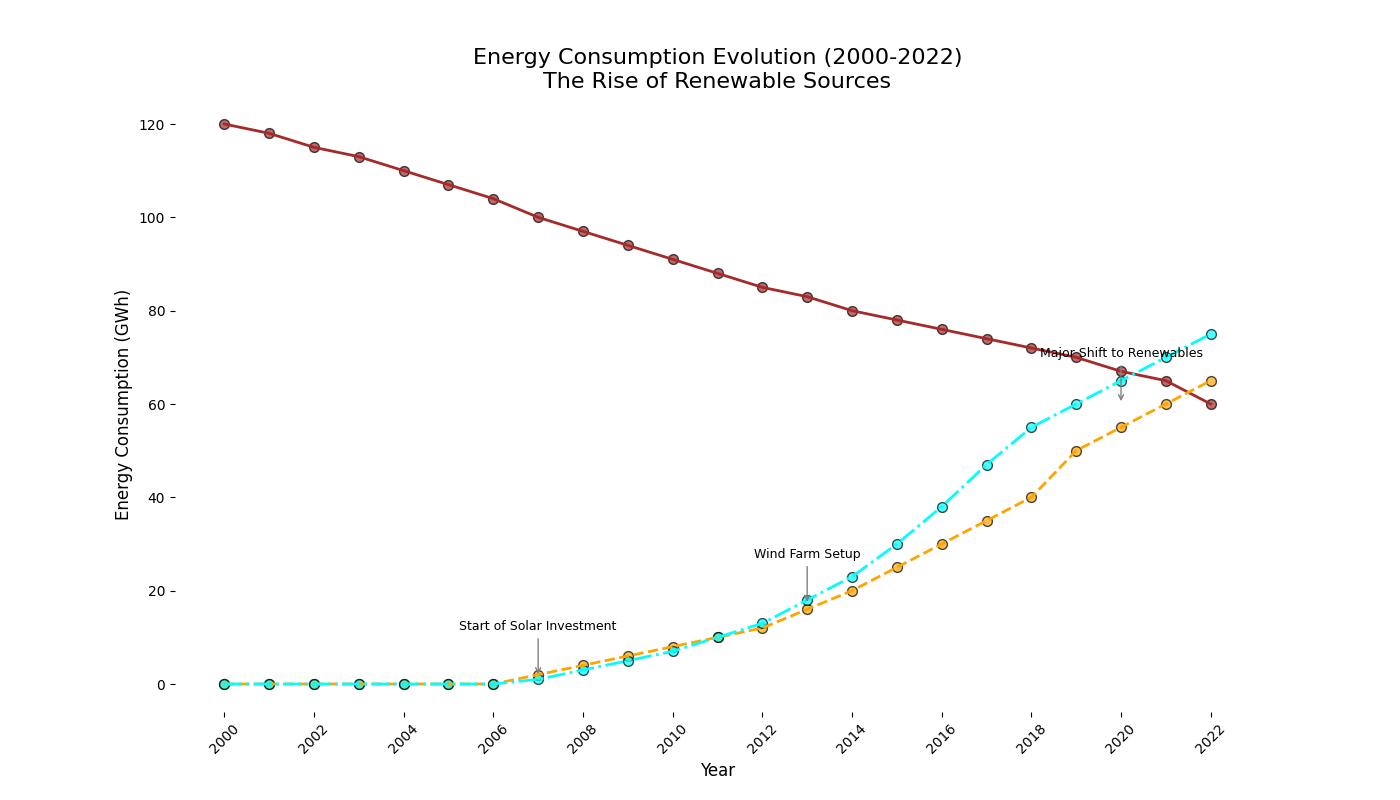

Here is the Python script that generated this plot:
import matplotlib.pyplot as plt
import numpy as np

# Define years
years = np.arange(2000, 2023)

# Energy consumption data (in GWh)
traditional_energy = np.array([120, 118, 115, 113, 110, 107, 104, 100, 97, 94, 91, 88, 85, 83, 80, 78, 76, 74, 72, 70, 67, 65, 60])
solar_energy = np.array([0, 0, 0, 0, 0, 0, 0, 2, 4, 6, 8, 10, 12, 16, 20, 25, 30, 35, 40, 50, 55, 60, 65])
wind_energy = np.array([0, 0, 0, 0, 0, 0, 0, 1, 3, 5, 7, 10, 13, 18, 23, 30, 38, 47, 55, 60, 65, 70, 75])

# Plot setup
plt.figure(figsize=(14, 8))

# Plot the data
plt.plot(years, traditional_energy, color='brown', linestyle='-', linewidth=2)
plt.plot(years, solar_energy, color='orange', linestyle='--', linewidth=2)
plt.plot(years, wind_energy, color='cyan', linestyle='-.', linewidth=2)

# Title and labels
plt.title('Energy Consumption Evolution (2000-2022)\nThe Rise of Renewable Sources', fontsize=16)
plt.xlabel('Year', fontsize=12)
plt.ylabel('Energy Consumption (GWh)', fontsize=12)

# Adding annotations for key years of change
key_years = {
    2007: 'Start of Solar Investment', 2013: 'Wind Farm Setup', 2020: 'Major Shift to Renewables'
}
for year, event in key_years.items():
    plt.annotate(event, xy=(year, (solar_energy[year-2000] + wind_energy[year-2000]) / 2),
                 xytext=(year, (solar_energy[year-2000] + wind_energy[year-2000]) / 2 + 10),
                 arrowprops=dict(arrowstyle='->', color='grey'), fontsize=9, ha='center')

# Highlight Data Points
plt.scatter(years, traditional_energy, color='brown', s=50, edgecolors='black', alpha=0.7)
plt.scatter(years, solar_energy, color='orange', s=50, edgecolors='black', alpha=0.7)
plt.scatter(years, wind_energy, color='cyan', s=50, edgecolors='black', alpha=0.7)

# Custom x-ticks for better visibility
plt.xticks(np.arange(2000, 2023, 2), fontsize=10, rotation=45)
plt.yticks(fontsize=10)

# Remove borders
plt.gca().spines['top'].set_visible(False)
plt.gca().spines['right'].set_visible(False)
plt.gca().spines['left'].set_visible(False)
plt.gca().spines['bottom'].set_visible(False)

# Show the plot
plt.show()
